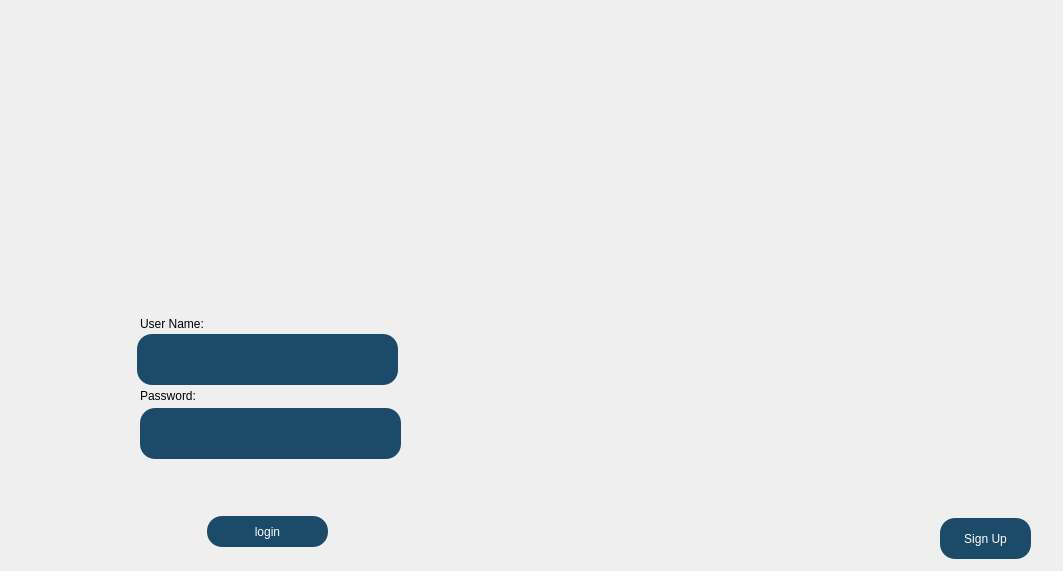
<?xml version="1.0" encoding="UTF-8"?>
<ui version="4.0">
 <class>authentification</class>
 <widget class="QMainWindow" name="authentification">
  <property name="geometry">
   <rect>
    <x>0</x>
    <y>0</y>
    <width>1063</width>
    <height>571</height>
   </rect>
  </property>
  <property name="windowTitle">
   <string>MainWindow</string>
  </property>
  <widget class="QWidget" name="centralwidget">
   <widget class="QPushButton" name="loginButton">
    <property name="geometry">
     <rect>
      <x>207</x>
      <y>516</y>
      <width>121</width>
      <height>31</height>
     </rect>
    </property>
    <property name="styleSheet">
     <string notr="true">background-color:rgb(27, 75, 104);
color:white;
border-radius:15px;</string>
    </property>
    <property name="text">
     <string>login</string>
    </property>
   </widget>
   <widget class="QLabel" name="label_2">
    <property name="geometry">
     <rect>
      <x>140</x>
      <y>308</y>
      <width>91</width>
      <height>31</height>
     </rect>
    </property>
    <property name="text">
     <string>User Name:</string>
    </property>
   </widget>
   <widget class="QLabel" name="label_3">
    <property name="geometry">
     <rect>
      <x>140</x>
      <y>388</y>
      <width>71</width>
      <height>16</height>
     </rect>
    </property>
    <property name="text">
     <string>Password:</string>
    </property>
   </widget>
   <widget class="QLineEdit" name="lineEdit_username">
    <property name="geometry">
     <rect>
      <x>137</x>
      <y>334</y>
      <width>261</width>
      <height>51</height>
     </rect>
    </property>
    <property name="styleSheet">
     <string notr="true">background-color:rgb(27, 75, 104);
color:white;
border-radius:15px;</string>
    </property>
   </widget>
   <widget class="QLineEdit" name="lineEdit_password">
    <property name="geometry">
     <rect>
      <x>140</x>
      <y>408</y>
      <width>261</width>
      <height>51</height>
     </rect>
    </property>
    <property name="styleSheet">
     <string notr="true">background-color:rgb(27, 75, 104);
color:white;
border-radius:15px;
</string>
    </property>
   </widget>
   <widget class="QPushButton" name="cancelButton">
    <property name="geometry">
     <rect>
      <x>940</x>
      <y>518</y>
      <width>91</width>
      <height>41</height>
     </rect>
    </property>
    <property name="styleSheet">
     <string notr="true">background-color:rgb(27, 75, 104);
color:white;
border-radius:15px;</string>
    </property>
    <property name="text">
     <string>Sign Up</string>
    </property>
   </widget>
   <widget class="QLabel" name="label">
    <property name="geometry">
     <rect>
      <x>-10</x>
      <y>0</y>
      <width>1071</width>
      <height>571</height>
     </rect>
    </property>
    <property name="text">
     <string/>
    </property>
    <property name="pixmap">
     <pixmap resource="resources.qrc">:/images/icons/login.png</pixmap>
    </property>
   </widget>
   <zorder>label</zorder>
   <zorder>loginButton</zorder>
   <zorder>label_2</zorder>
   <zorder>label_3</zorder>
   <zorder>lineEdit_username</zorder>
   <zorder>lineEdit_password</zorder>
   <zorder>cancelButton</zorder>
  </widget>
 </widget>
 <tabstops>
  <tabstop>lineEdit_username</tabstop>
  <tabstop>lineEdit_password</tabstop>
  <tabstop>loginButton</tabstop>
  <tabstop>cancelButton</tabstop>
 </tabstops>
 <resources>
  <include location="resources.qrc"/>
 </resources>
 <connections/>
</ui>
